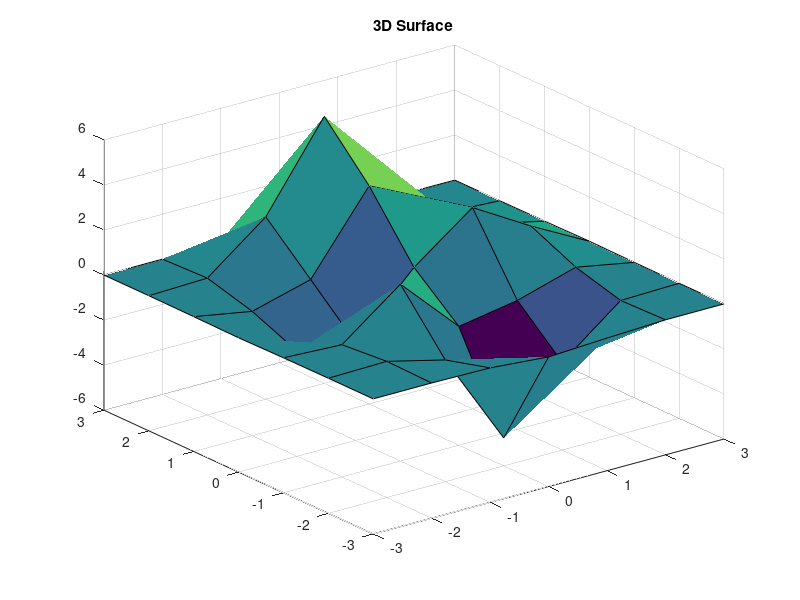

This chart was generated by the following MATLAB code:
%% Exercise 04

x = -3:1:3;
y = -3:1:3;

[X, Y] = meshgrid(x, y);
Z = peaks(X, Y);

figure
surf(X, Y, Z);
title('3D Surface');

x1 = 1.2;
y1 = 2.8;
z1 = interp2(X, Y, Z, x1, y1)

x2 = 2.5;
y2 = 2.5;
z2 = interp2(X, Y, Z, x2, y2)